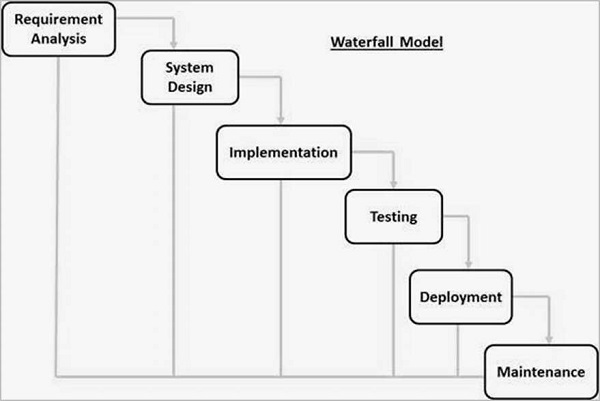
#> input picture dataset/original.jpg, 600 x 401 px
$ python s.py
#> lines starting #> are read from the running program, lines starting #| are printed output that depends on the picture; after the words box and inside, x2 and y2 are one past the last pixel; in counts of white or black regions, pixels touching at a corner belong together
import cv2
import numpy as np
from skimage.metrics import structural_similarity as ssim
import matplotlib.pyplot as plt

# Load the original and handwritten images
original_img_path = "original.jpg"
handwritten_img_path = "handwritten.jpg"

original = cv2.imread(original_img_path, cv2.IMREAD_GRAYSCALE)
#> original is the input picture: shape (401, 600); min 0, max 255, mean 237.6
handwritten = cv2.imread(handwritten_img_path, cv2.IMREAD_GRAYSCALE)
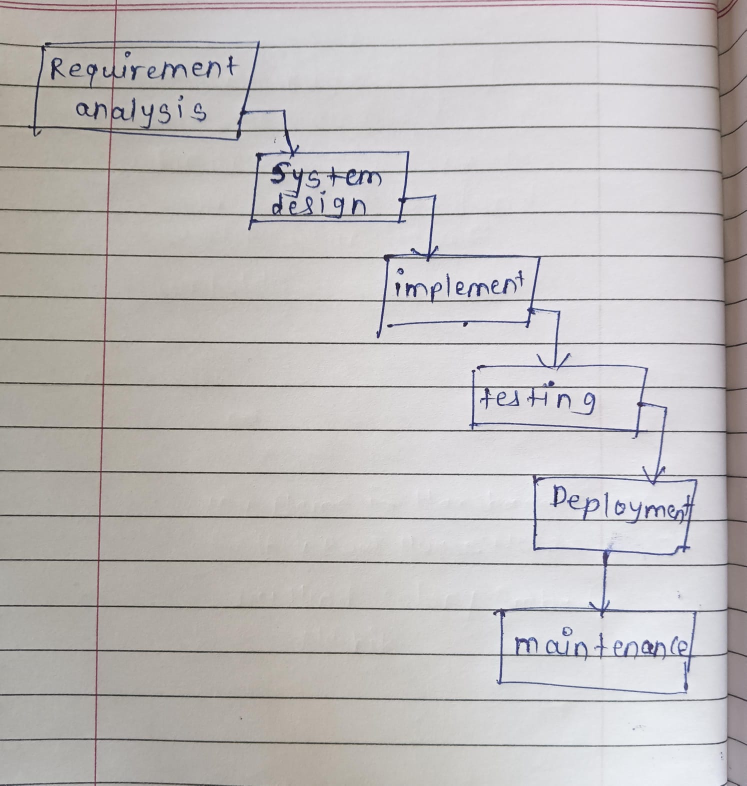
#> input picture dataset/handwritten.jpg, 1493 x 1571 px (shown at 1/2 size)
#> handwritten: shape (1571, 1493); min 11, max 255, mean 189.6

# Check if images are loaded properly
if original is None:
    raise FileNotFoundError(f"Image not found: {original_img_path}")
if handwritten is None:
    raise FileNotFoundError(f"Image not found: {handwritten_img_path}")

# Resize handwritten image to match the original image size
handwritten = cv2.resize(handwritten, (original.shape[1], original.shape[0]))
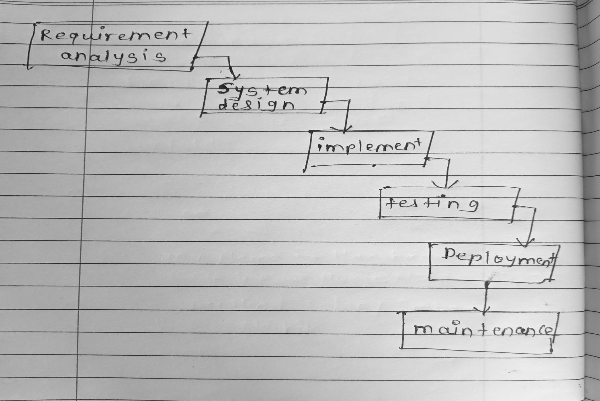
#> handwritten: shape (401, 600); min 23, max 244, mean 189.4

# Determine the appropriate win_size
min_dim = min(original.shape[0], original.shape[1])
#> min_dim = 401
win_size = min(7, min_dim) if min_dim >= 7 else min_dim | 1  # Ensure win_size is odd
#> win_size = 7

# Compute Structural Similarity Index (SSIM)
similarity_index, diff = ssim(original, handwritten, win_size=win_size, full=True)
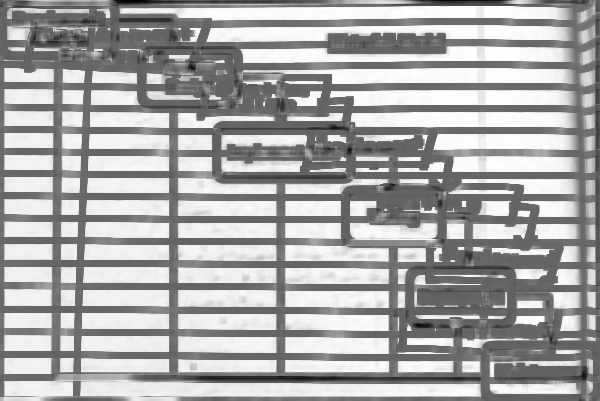
#> diff: shape (401, 600) float64; min -0.618, max 0.993, mean 0.449; drawn with min black and max white
#> similarity_index = 0.459

# Normalize the difference image
diff = (diff * 255).astype("uint8")
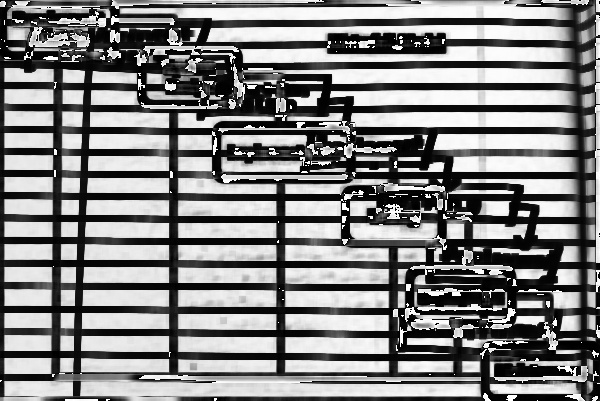
#> diff: shape (401, 600); min 0, max 255, mean 130.5

# Apply thresholding to highlight differences
thresh = cv2.threshold(diff, 0, 255, cv2.THRESH_BINARY_INV | cv2.THRESH_OTSU)[1]
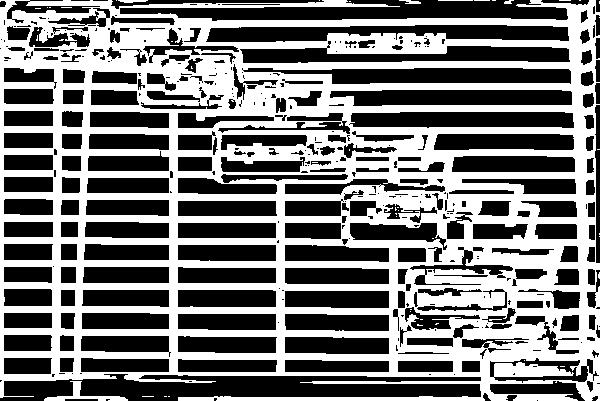
#> thresh: shape (401, 600); 47% white; 49 white regions (43 under 20 px), largest, box (x1, y1, x2, y2) and area: (0, 0, 600, 401) 112183, (44, 381, 128, 401) 436, (118, 0, 148, 3) 65, (399, 0, 421, 4) 53, (438, 0, 473, 1) 35, (504, 0, 514, 4) 26

# Display results
print(f"Similarity Score: {similarity_index:.2f}")
#| Similarity Score: 0.46

# Show images
fig, axes = plt.subplots(1, 3, figsize=(12, 4))
axes[0].imshow(original, cmap='gray')
axes[0].set_title("Original Image")
axes[1].imshow(handwritten, cmap='gray')
axes[1].set_title("Handwritten Image")
axes[2].imshow(thresh, cmap='gray')
axes[2].set_title("Differences Highlighted")

for ax in axes:
    ax.axis("off")

plt.show()
